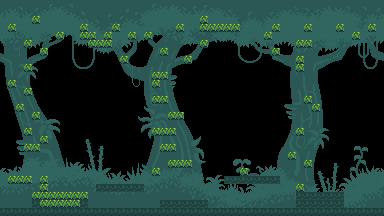

Tiled map render using the project's own tile images. Description and the map definition, with tile-layer contents summarised, below:
An orthogonal 48x27 tile map with 8x8 px tiles, 1 tile layer (Tile Layer 1), 1 image layer and 60 objects.

<map version="1.4" tiledversion="1.4.2" orientation="orthogonal" renderorder="right-down" width="48" height="27" tilewidth="8" tileheight="8" infinite="0" nextlayerid="4" nextobjectid="63">
 <tileset firstgid="1" source="jungle tileset.tsx" />
 <imagelayer id="2" name="Image Layer 1">
  <image source="Jungle Asset Pack/parallax background/plx-5.png" width="384" height="216" />
 </imagelayer>
 <layer id="1" name="Tile Layer 1" width="48" height="27">
  <data>[1296 cells, 167 non-empty, 3 distinct tile ids]</data>
 </layer>
 <objectgroup id="3" name="Object Layer 1">
  <object id="1" x="8.5" y="177" width="23.5" height="7.5" />
  <object id="3" x="24.5" y="144.5" width="16" height="9" />
  <object id="4" x="41.5" y="176" width="6" height="16.5" />
  <object id="5" x="33.5" y="192.5" width="55.5" height="15" />
  <object id="6" x="97" y="183.5" width="48" height="8.5" />
  <object id="7" x="153" y="168" width="7" height="7.5" />
  <object id="8" x="169" y="160" width="22.5" height="7.5" />
  <object id="9" x="161" y="146" width="13.5" height="4" />
  <object id="10" x="153.5" y="129.5" width="22.5" height="6.5" />
  <object id="11" x="168.5" y="113" width="13.5" height="7" />
  <object id="12" x="153.5" y="97.5" width="13.5" height="6.5" />
  <object id="13" x="151.5" y="71.5" width="8.5" height="16.5" />
  <object id="14" x="160" y="72" width="7" height="8.5" />
  <object id="15" x="40.5" y="136" width="7" height="7.5" />
  <object id="16" x="25" y="129" width="8" height="7" />
  <object id="17" x="33" y="113" width="8.5" height="7.5" />
  <object id="18" x="17" y="104.5" width="7.5" height="7.5" />
  <object id="19" x="24.5" y="88.5" width="7.5" height="8" />
  <object id="20" x="9" y="81" width="7" height="7" />
  <object id="21" x="24" y="64.5" width="7.5" height="7.5" />
  <object id="22" x="7" y="23.5" width="8.5" height="8" />
  <object id="23" x="24" y="41" width="8" height="7" />
  <object id="24" x="33.5" y="16.5" width="6" height="8" />
  <object id="25" x="41.5" y="49" width="6.5" height="6.5" />
  <object id="26" x="56.5" y="32.5" width="8" height="8" />
  <object id="27" x="81" y="24.5" width="7" height="15" />
  <object id="28" x="88" y="32" width="8" height="15.5" />
  <object id="29" x="95" y="39.5" width="16.5" height="7.5" />
  <object id="30" x="104" y="32" width="7.5" height="12" />
  <object id="31" x="112" y="24.5" width="9" height="7" />
  <object id="32" x="127.5" y="32.5" width="9" height="7.5" />
  <object id="33" x="120" y="56.5" width="8.5" height="7" />
  <object id="34" x="145" y="32.5" width="7" height="8.5" />
  <object id="35" x="176" y="23.5" width="8" height="8" />
  <object id="36" x="160.5" y="48" width="7" height="9.5" />
  <object id="37" x="185" y="56.5" width="6.5" height="7.5" />
  <object id="38" x="200.5" y="40.5" width="8" height="8.5" />
  <object id="39" x="200" y="14.5" width="9" height="17.5" />
  <object id="40" x="207.5" y="23.5" width="33.5" height="9" />
  <object id="41" x="240.5" y="169.5" width="9" height="7" />
  <object id="42" x="224.5" y="175.5" width="57.5" height="7" />
  <object id="43" x="288.5" y="151.5" width="10" height="7" />
  <object id="44" x="297" y="127.5" width="7.5" height="8.5" />
  <object id="45" x="312" y="105" width="8.5" height="8" />
  <object id="46" x="303.5" y="94.5" width="8" height="9.5" />
  <object id="47" x="296" y="63.5" width="8.5" height="8.5" />
  <object id="48" x="295.5" y="57" width="7.5" height="6" />
  <object id="49" x="272" y="48" width="8.5" height="7.5" />
  <object id="50" x="264.5" y="32.5" width="8" height="8" />
  <object id="51" x="273" y="24" width="7" height="8" />
  <object id="52" x="304" y="24" width="7.5" height="8.5" />
  <object id="53" x="295.5" y="40" width="16.5" height="8" />
  <object id="54" x="160" y="201" width="48.5" height="6" />
  <object id="55" x="304.5" y="160.5" width="8.5" height="8" />
  <object id="56" x="295.5" y="184" width="9.5" height="8" />
  <object id="57" x="295.5" y="193" width="49.5" height="16" />
  <object id="59" x="1" y="207.5" width="383.5" height="8.5" />
  <object id="60" x="336.5" y="25" width="7.5" height="6.5" />
  <object id="61" x="352" y="32" width="7" height="8" />
  <object id="62" x="368.5" y="25" width="7.5" height="8" />
 </objectgroup>
</map>
